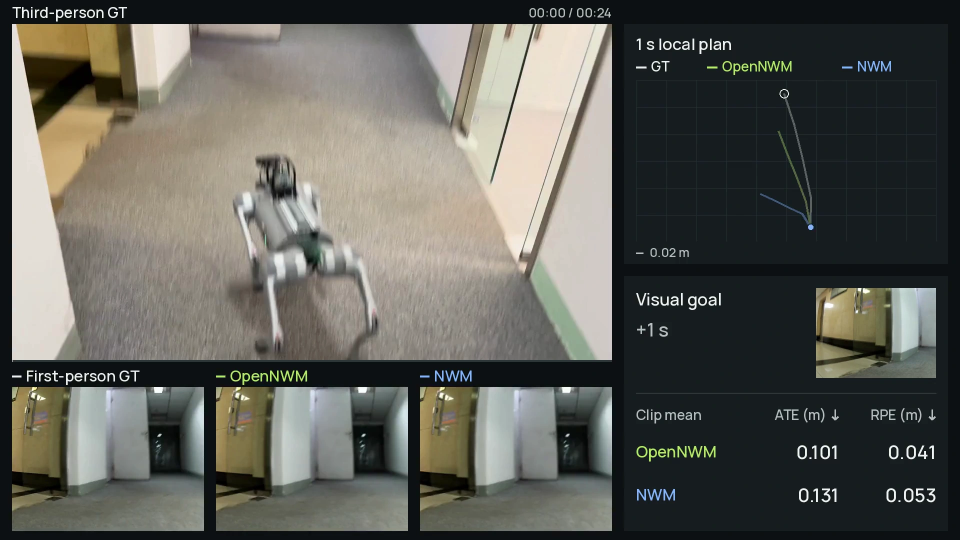
#> input picture website/assets/go2/route_01_clip_01_lobby_corner/poster-privacy-v1.webp, 1920 x 1080 px (shown at 1/2 size)
$ python -i render_go2_comparison.py   (imports and definitions only)
#> lines starting #> are read from the running program, lines starting #| are printed output that depends on the picture
#!/usr/bin/env python3
"""Compose real Go2/CEM evaluation artifacts into a synchronized comparison film.

CPU only. Original/aligned recordings and evaluator outputs are read-only.
Example:
  conda run --no-capture-output -n base python tools/render_go2_comparison.py --preview-only
  conda run --no-capture-output -n base python tools/render_go2_comparison.py --publish
"""
from __future__ import annotations

import argparse
import hashlib
import json
import math
from pathlib import Path
import shutil
import subprocess
import sys

import numpy as np
from PIL import Image, ImageDraw, ImageFont

REPO = Path(__file__).resolve().parents[1]
DEFAULT_ROOT = Path('/file_system/nas/algorithm/dujun.nie/opennwm_go2_20261026')
BG = '#0d1113'
SURFACE = '#161d20'
LINE = '#2d393c'
TEXT = '#f0f3ee'
MUTED = '#a1afad'
GT = '#e8eeea'
GREEN = '#b6ee65'
BLUE = '#87b8ff'
MODELS = ('opennwm', 'nwm')
COLORS = {'gt': GT, 'opennwm': GREEN, 'nwm': BLUE}
CLIPS = [
    ('clip_01_office_exit', 16, 'Leaving the office', 'Leaving the office'),
    ('clip_02_corridor', 40, 'Along the corridor', 'Along the corridor'),
    ('clip_03_corner', 58, 'Around the corner', 'Around the corner'),
    ('clip_04_foyer_exit', 76, 'Leaving the foyer', 'Leaving the foyer'),
    ('clip_05_glass_door', 110, 'At the glass door', 'At the glass door'),
    ('clip_06_turnaround', 132, 'Turning back', 'Turning back'),
    ('clip_07_return', 156, 'Returning to the office', 'Returning to the office'),
]


def load_json(path):
    return json.loads(Path(path).read_text())


def write_json(path, value):
    Path(path).parent.mkdir(parents=True, exist_ok=True)
    Path(path).write_text(json.dumps(value, ensure_ascii=False, indent=2, allow_nan=False) + '\n')


# [17 lines left out: functions digest, public_metadata, not called in this run]


def command(args):
    print('COMMAND', ' '.join(map(str, args)), flush=True)
    subprocess.run(list(map(str, args)), check=True)


def timecode(seconds):
    return f'{int(seconds) // 60:02d}:{int(seconds) % 60:02d}'


def probe(path):
    return json.loads(subprocess.check_output(['ffprobe', '-v', 'error', '-show_format', '-show_streams', '-of', 'json', str(path)]))


class Encoder:
    # [9 lines left out: function __init__, not called in this run]

    def write(self, frame):
        self.process.stdin.write(frame.tobytes())

    # [14 lines left out: functions close, ffmpeg_frame, not called in this run]


def model_image(path):
    """Exact PIL-side equivalent of CenterCropAR(4/3), Resize(224,224)."""
    image = Image.open(path).convert('RGB')
#> image is the input picture: PIL image 1920x1080 RGB; mean R, G, B 94.5, 94.5, 88.3
    w, h = image.size
#> w = 1920; h = 1080
    crop_w, crop_h = (int(h * 4 / 3), h) if w > h else (w, int(w / (4 / 3)))
#> crop_w = 1440; crop_h = 1080
    # torchvision center_crop uses rounded half offsets, including any padding.
    left, top = int(round((w - crop_w) / 2)), int(round((h - crop_h) / 2))
#> left = 240; top = 0
    return image.crop((left, top, left + crop_w, top + crop_h)).resize((224, 224), Image.Resampling.BILINEAR)
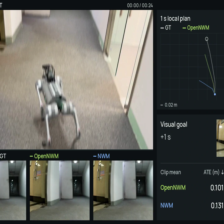
#> returned value: PIL image 224x224 RGB; mean R, G, B 99.3, 99.3, 93.6


class Composer:
    # [49 lines left out: functions __init__, font, not called in this run]

    def text(self, draw, xy, text, size=16, color=TEXT, anchor=None):
        draw.text(xy, text, font=self.font(size), fill=color, anchor=anchor)

    # [22 lines left out: functions find_window, frames, not called in this run]

    def selected_index(self, row, time):
        return min(8, max(0, int(math.floor((time - row['start_time_s']) * 4 + .5))))

    # [265 lines left out: functions plot, compose, metric_summary, cut, render, publish_assets and 1 more, not called in this run]


# [2 lines not run here, left out]

>>> result = model_image('../website/assets/go2/route_01_clip_01_lobby_corner/poster-privacy-v1.webp')

$ run again, on website/assets/go2/route_03_clip_08/poster-privacy-v1.webp
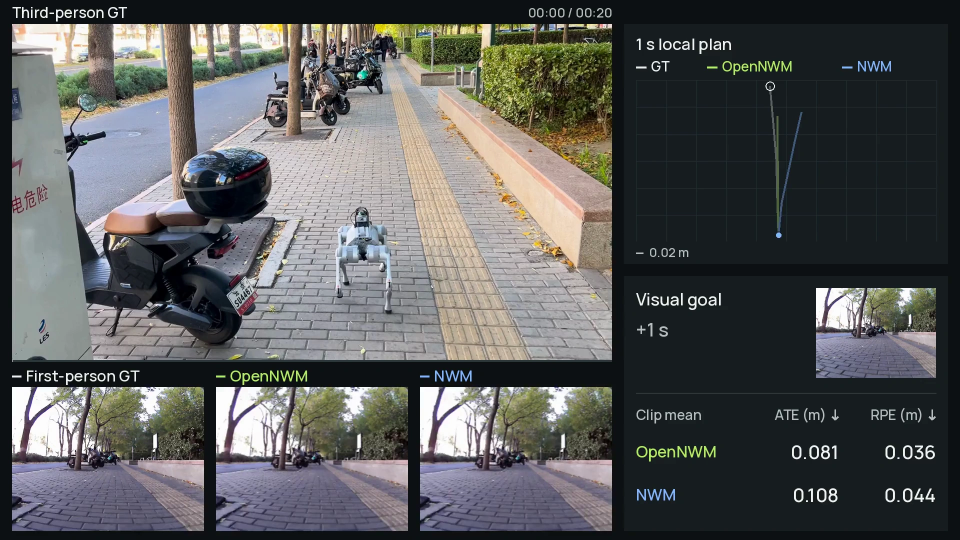
#> input picture website/assets/go2/route_03_clip_08/poster-privacy-v1.webp, 1920 x 1080 px (shown at 1/2 size)
#> in model_image, image is the input picture: PIL image 1920x1080 RGB; mean R, G, B 89, 89.9, 89.7
#> in model_image, `return image.crop((left, top, left + crop_w, top + crop_h)).resize((22..`:
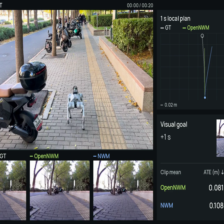
#> returned value: PIL image 224x224 RGB; mean R, G, B 92.9, 93, 91.6

$ run again, on website/assets/go2/route_04_clip_02_cafe_turn/poster-privacy-v1.webp
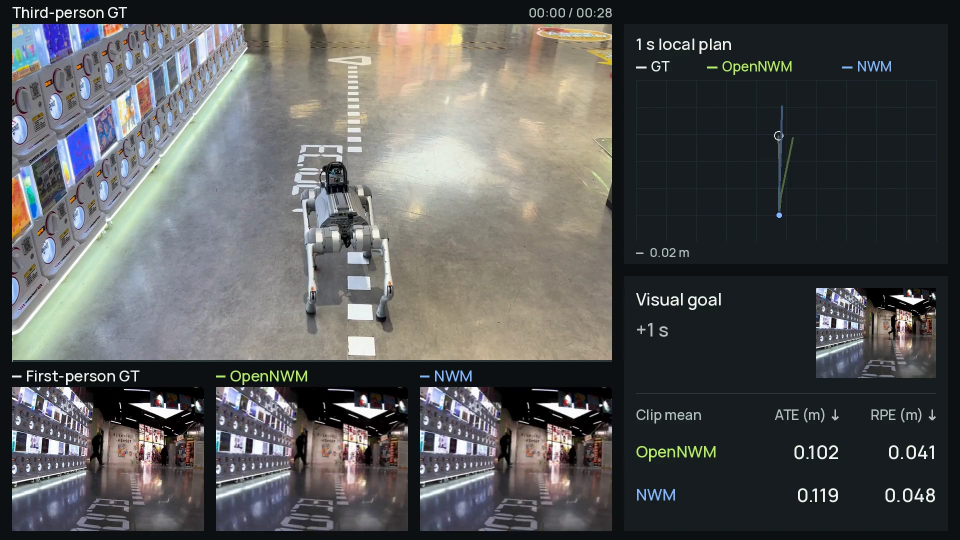
#> input picture website/assets/go2/route_04_clip_02_cafe_turn/poster-privacy-v1.webp, 1920 x 1080 px (shown at 1/2 size)
#> in model_image, image is the input picture: PIL image 1920x1080 RGB; mean R, G, B 86.5, 87.4, 87.3
#> in model_image, `return image.crop((left, top, left + crop_w, top + crop_h)).resize((22..`:
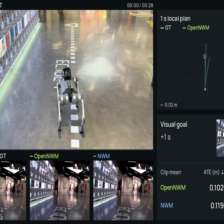
#> returned value: PIL image 224x224 RGB; mean R, G, B 92.5, 92.2, 90

$ run again, on website/assets/go2/route_04_clip_03/poster-privacy-v1.webp
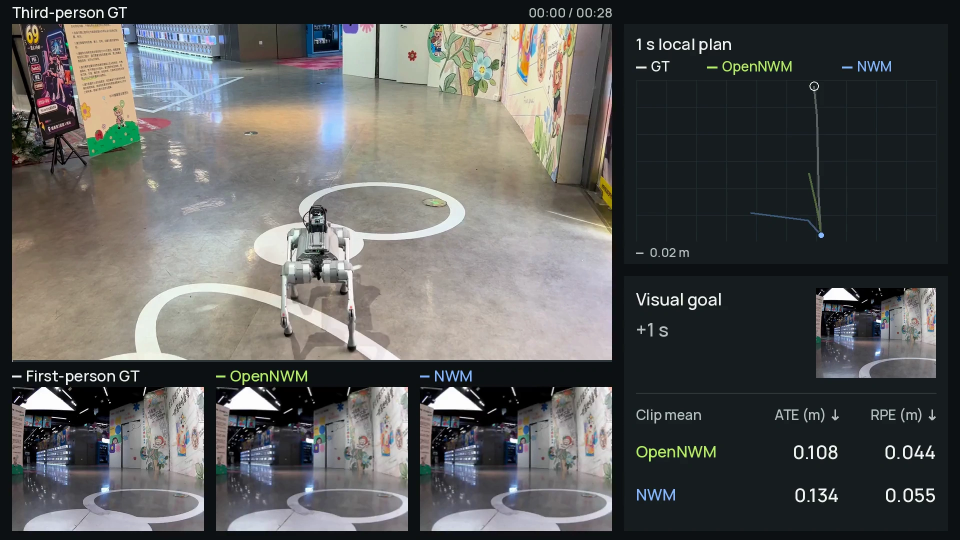
#> input picture website/assets/go2/route_04_clip_03/poster-privacy-v1.webp, 1920 x 1080 px (shown at 1/2 size)
#> in model_image, image is the input picture: PIL image 1920x1080 RGB; mean R, G, B 89.5, 90, 88.7
#> in model_image, `return image.crop((left, top, left + crop_w, top + crop_h)).resize((22..`:
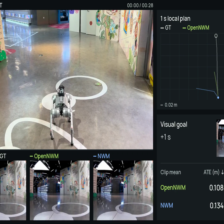
#> returned value: PIL image 224x224 RGB; mean R, G, B 97.6, 98.5, 97.3
